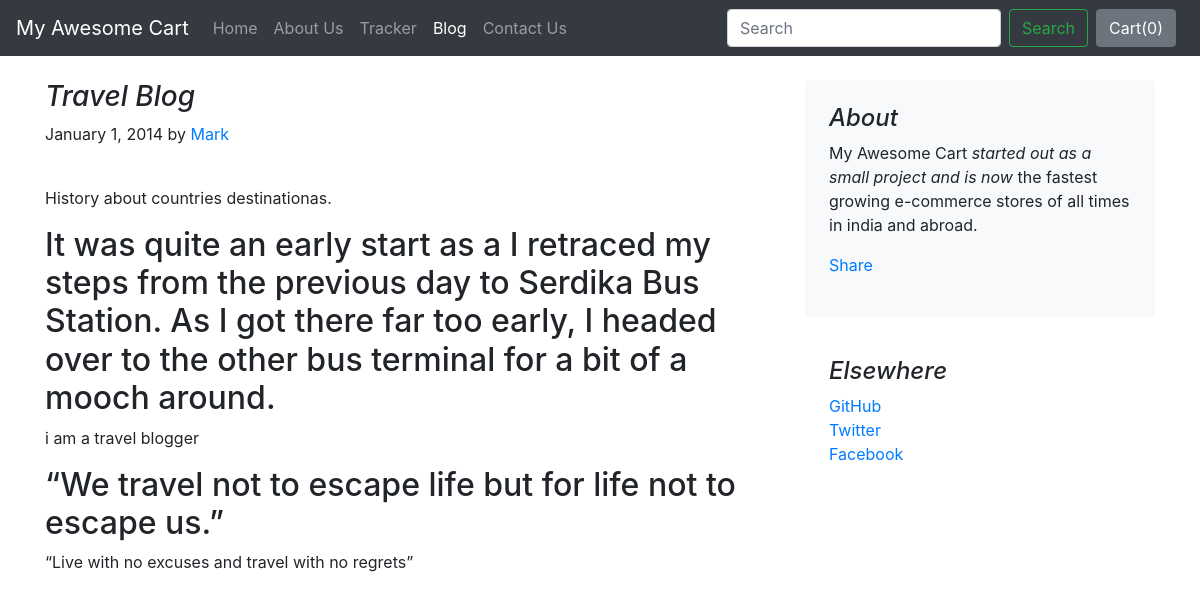
The page /blog/blogpost/1 on the database its author committed.
### blog/models.py (models this page shows)
class Blogpost(models.Model):
    post_id = models.AutoField(primary_key=True)
    title = models.CharField(max_length=50)
    head0 = models.CharField(max_length=500, default="")
    chead0 = models.CharField(max_length=5000, default="")
    head1 = models.CharField(max_length=500, default="")
    chead1 = models.CharField(max_length=5000, default="")
    head2 = models.CharField(max_length=500, default="")
    chead2 = models.CharField(max_length=5000, default="")
    pub_date = models.DateField()
    thumbnail = models.ImageField(upload_to='shop/images', default="")
    def __str__(self):
        return self.title

### blog/views.py (the view)
# urls.py: path("blogpost/<int:id>", views.blogpost, name="blogHome")
def blogpost(request, id):
    post = Blogpost.objects.filter(post_id = id)[0]
    print(post)
    return render(request, 'blog/blogpost.html',
                  {'post':post})

### blog/templates/blog/blogpost.html (shortened to what this page needs)
{% extends 'blog/basic.html' %}
{% block body %}
<div class="container">
    <div class="row mt-4">
        <div class="col-md-8 blog-main">
            <h3 class="font-italic">
                {{post.title}}
            </h3>
            <div class="blog-post">
                <p class="blog-post-meta">January 1, 2014 by <a href="#">Mark</a></p>
                <div class="fb-like" data-href="http://127.0.0.1:8000/blog/blogpost/{{post.post_id}}" data-layout="standard" data-action="like" data-size="large" data-show-faces="false" data-share="true"></div><br>
                <p>{{post.chead0}}</p>
                <h2>{{post.head1}}</h2>
                <p>{{post.chead1}}</p>
                <h2>{{post.head2}}</h2>
                <p>{{post.chead2}}</p>
            </div>
        </div>
        <aside class="col-md-4 blog-sidebar">
            <div class="p-4 mb-3 bg-light rounded">
                <h4 class="font-italic">About</h4>
                <p class="mb-0">My Awesome Cart <em>started out as a small project and is now</em> the fastest growing e-commerce stores of all times in india and abroad.</p>
                <div class="my-3 fb-share-button" data-href="http://127.0.0.1:8000/blog/blogpost/{{post.post_id}}" data-layout="button_count" data-size="large"><a target="_blank" href="https://www.facebook.com/sharer/sharer.php?u=http%3A%2F%2F127.0.0.1%3A8000%2Fblog%2Fblogpost%2F4&src=sdkpreparse" class="fb-xfbml-parse-ignore">Share</a></div>
            </div>
            <div class="p-4">
                <h4 class="font-italic">Elsewhere</h4>
                <ol class="list-unstyled">
                    <li><a href="#">GitHub</a></li>
                    <li><a href="#">Twitter</a></li>
                    <li><a href="#">Facebook</a></li>
                </ol>
            </div>
        </aside>
    </div>
</div>
{% endblock %}

### rows shown on the page
Blogpost: title "Travel Blog", chead0 "History about countries destinationas.", head1 "It was quite an early start as a I retraced my steps from the previous day to Serdika Bus Station. As I got there far too early, I headed over to the other bus terminal for a bit of a mooch around.", chead1 "i am a travel blogger", head2 "“We travel not to escape life but for life not to escape us.”", chead2 "“Live with no excuses and travel with no regrets”"
